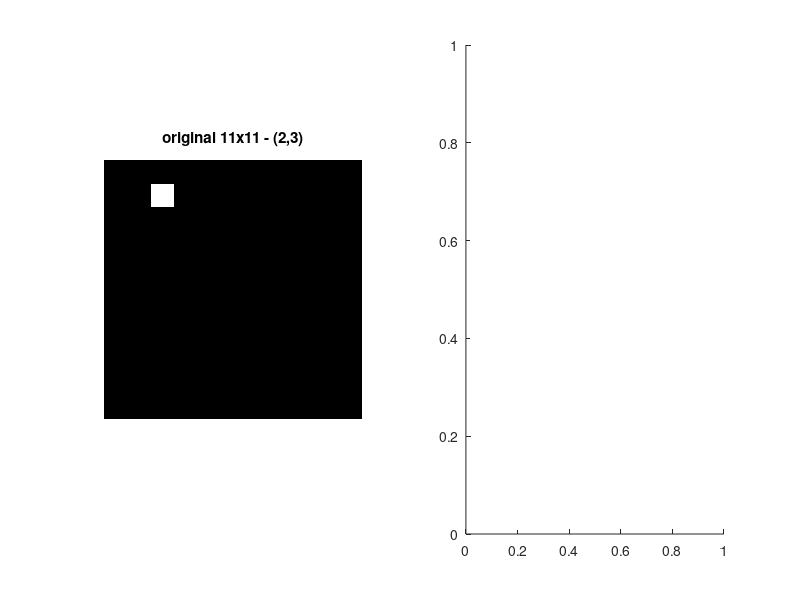

This figure's MATLAB source: (Note: this script raises an error after producing the figure.)
close all;
clearvars;
clc;

%% Transformacja Hough'a
obraz = zeros(11);

% pierwszy punkt
obraz(2, 3) = 1;

figure(1);
subplot(1, 2, 1);
imshow(obraz);
title('original 11x11 - (2,3)');

subplot(1, 2, 2);
imshow(hough(obraz, 'RhoResolution', 0.1, 'ThetaResolution', 0.5), []);
title('transformacja hougha');

% drugi punkt
obraz(9, 7) = 1;

figure(2);
subplot(1, 2, 1);
imshow(obraz)
title('original 11x11 - (2,3; 9,7)');

subplot(1, 2, 2);
imshow(hough(obraz, 'RhoResolution', 0.1, 'ThetaResolution', 0.5), []);
title('transformacja hougha - 2 punkty');

% trzeci i czwarty punkt
obraz(5, 5) = 1;
obraz(3, 10) = 1;

figure(3);
subplot(1, 2, 1);
imshow(obraz)
title('original 11x11 - 4 punkty');

subplot(1, 2, 2);
imshow(hough(obraz, 'RhoResolution', 0.1, 'ThetaResolution', 0.5), []);
title('transformacja hougha - 4 punkty');

% odczytane za pomoca data cursor
rho = 135;  %y
theta = 17; %x

[H, T, R] = hough(obraz, 'RhoResolution', 0.1, 'ThetaResolution', 0.5);

x = 0 : 0.1 : 10;
y = (R(rho) - x * cosd(T(theta))) / sind(T(theta));

figure(4);
subplot(1, 2, 1);
imshow(obraz);
title('original');

subplot(1, 2, 2);
imshow(obraz, []);
hold on;
plot(x + 1, y + 1);
hold off;
title('+1');
